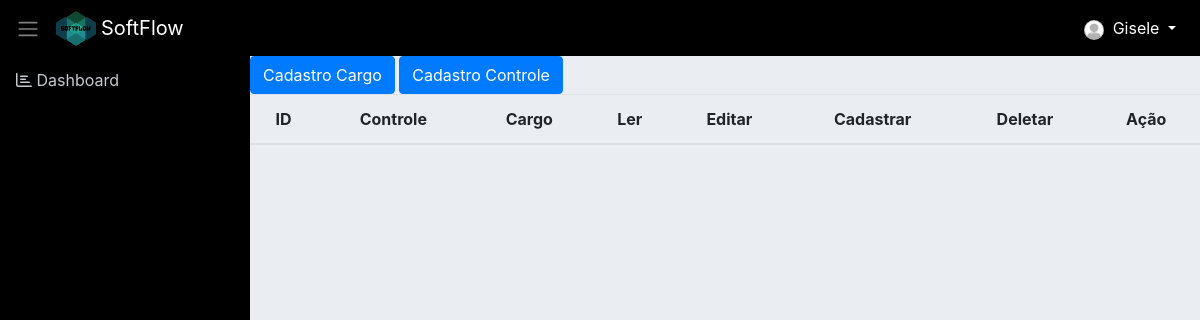
The page /permissoes.php (signed in) on the database as committed earlier.
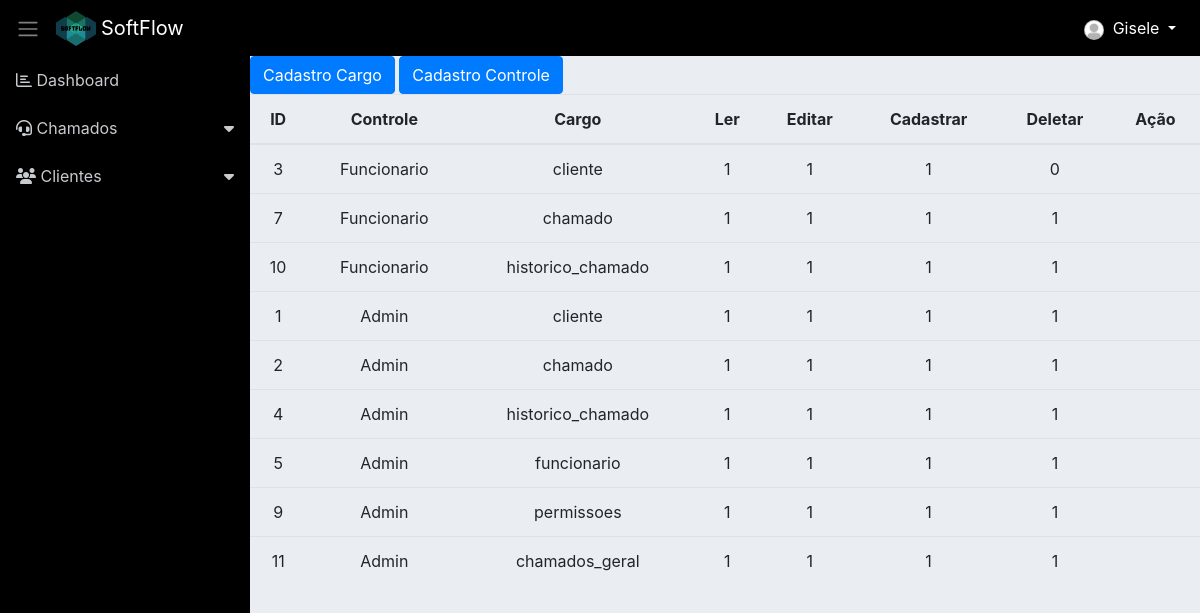
The same page on the database as committed later.
### tables this page shows
CREATE TABLE `permissoes` (
  `id` int(11) NOT NULL,
  `id_controle` int(11) NOT NULL,
  `id_cargo` int(11) NOT NULL,
  `ler` int(11) NOT NULL,
  `editar` int(11) NOT NULL,
  `cadastrar` int(11) NOT NULL,
  `deletar` int(11) NOT NULL
);

CREATE TABLE `cargos` (
  `id` int(11) NOT NULL,
  `nome` varchar(50) NOT NULL
);

CREATE TABLE `controles` (
  `id` int(11) NOT NULL,
  `nome` varchar(50) NOT NULL
);

### classes/Model.php (called while the page is built, shortened)
<?php
require_once 'Conn.php';
class Model
{
    public function __construct()
    {
        $conn = new Conn();
        $this->db = $conn->getConn();
    }
}

### classes/Conn.php (called while the page is built)
<?php
class Conn {
    public static $Host = "localhost";
    public static $User = "root";
    public static $Pass = "";
    public static $Dbname = "sistema_informatica_pi";
    private static $Connect = null;
    private static function Conectar() {
        try {
            if(self::$Connect == null):
                self::$Connect = new PDO('mysql:host=' . self::$Host .';dbname='.self::$Dbname, self::$User, self::$Pass);
            endif;
        } catch (Exception $ex) {
            echo 'Mensagem: ' . $ex->getMessage();
            die;
        }
        return self::$Connect;
    }
    public function getConn() {
        return self::Conectar();
    }
}

### classes/PermissaoDAO.php (called while the page is built, shortened)
<?php
require_once 'Model.php';
class PermissaoDAO extends Model
{
    public function __construct()
    {
        $this->tabela = 'permissoes';
        $this->class = 'Permissao';
    }
    public function listarPermissao()
    {
        $sql = "SELECT p.*, c.nome AS nome_cargo, co.nome AS nome_controle FROM {$this->tabela} p
        LEFT JOIN cargos c ON c.id = p.id_cargo
        LEFT JOIN controles co ON co.id = p.id_controle
        ORDER BY p.id_cargo DESC
        ";
        $stmt = $this->db->prepare($sql);
        $stmt->setFetchMode(PDO::FETCH_CLASS, $this->class);
        $stmt->execute();
        return $stmt->fetchAll();
    }
}

### classes/Permissao.php (called while the page is built, shortened)
<?php
class Permissao
{
    private $id;
    private $ler;
    private $editar;
    private $cadastrar;
    private $deletar;
    public function getId()
    {
        return $this->id;
    }
    public function getLer()
    {
        return $this->ler;
    }
    public function getEditar()
    {
        return $this->editar;
    }
    public function getCadastrar()
    {
        return $this->cadastrar;
    }
    public function getDeletar()
    {
        return $this->deletar;
    }
}

### permissoes.php (the view, shortened to what this page needs)
<?php include 'layout/header.php'; ?>
<?php include './layout/menu.php'; ?>
<?php
require 'classes/Permissao.php';
require 'classes/PermissaoDAO.php';
$permissaoDAO = new PermissaoDAO();
$Permissoes = $permissaoDAO->listarPermissao();
?>
<div style="width: 100%;">
	<a href="form_cargos.php" class="btn btn-primary">Cadastro Cargo</a>
	<a href="form_controle.php" class="btn btn-primary">Cadastro Controle</a>
	<table class="table text-center">
		<thead>
			<tr>
				<th>ID</th>
				<th>Controle</th>
				<th>Cargo</th>
				<th>Ler</th>
				<th>Editar</th>
				<th>Cadastrar</th>
				<th>Deletar</th>
				<th>Ação</th>
			</tr>
		</thead>
		<tbody>
			<?php foreach ($Permissoes as $permissao) { ?>
				<tr>
					<td><?= $permissao->getId() ?></td>
					<td><?= $permissao->nome_cargo; ?></td>
					<td><?= $permissao->nome_controle; ?></td>
					<td><?= $permissao->getLer() ?></td>
					<td><?= $permissao->getEditar() ?></td>
					<td><?= $permissao->getCadastrar() ?></td>
					<td><?= $permissao->getDeletar() ?></td>
					<td>
					</td>
				</tr>
			<?php } ?>
		</tbody>
	</table>
</div>
<?php include 'layout/footer.php'; ?>

### layout/header.php (shortened to what this page needs)
<!DOCTYPE html>
<html>
<head>
	<link rel="stylesheet" href="assets/css/bootstrap.min.css">
	<link rel="stylesheet" href="assets/css/fontawesome.min.css">
	<link rel="stylesheet" href="assets/css/dashboard.css">
</head>
<body>
	<nav class="navbar navbar-expand navbar-dark" id="navbar">
		<a class="sidebar-toggle text-light mr-3">
			<span class="navbar-toggler-icon"></span>
		</a>
		<img src="assets/img/logo.png" style="height: 35px; width: 40px;" >
		<a class="navbar-brand" href="adm.php" style="margin-left: 5px;">SoftFlow</a>
		<div class="collapse navbar-collapse">
			<ul class="navbar-nav ml-auto">
				<li class="nav-item dropdown">
					<a class="nav-link dropdown-toggle menu-header" href="#" id="navbarDropdownMenuLink" data-toggle="dropdown">
						<img class="rounded-circle" src="assets/img/usuario.png" width="20" height="20"> &nbsp;<span class="d-none d-sm-inline"><?= $_SESSION['nome']?></span>
					</a>
				</li>
			</ul>
		</div>
	</nav>
	<div class="d-flex">

### layout/menu.php (shortened to what this page needs)
<?php
  $permissaoClienteMenu = retornaControle('cliente');
  $permissaoChamadoMenu = retornaControle('chamado');
?>
<nav class="sidebar">
    <ul class="list-unstyled">
        <li><a href="adm.php"><i class="far fa-chart-bar"></i></i> Dashboard</a></li>
        <?php if(!empty($permissaoChamadoMenu)): ?>
        <li>
            <a href="#submenu4" data-toggle="collapse">
                <i class="fas fa-headset"></i> Chamados</a>
        </li>
        <?php endif; ?>
        <?php if(!empty($permissaoClienteMenu)): ?>
        <li>
            <a href="#submenu3" data-toggle="collapse">
            <i class="fas fa-users fa"></i> Clientes</a>
        </li>
        <?php endif; ?>
    </ul>
</nav>

### layout/footer.php (shortened to what this page needs)
</div>
</body>
</html>

### assets/css/dashboard.css (style rules this page uses)
body { background-color: #eaeef3; }
.menu-header { color: #FFF !important; }
.sidebar { background-color: #000000; min-width: 250px; max-width: 250px; min-height: calc(100vh - 56px); transition: all 0.3s; }
.sidebar ul li a { display: block; padding: 0.75rem 1rem; color: #c7cace; text-decoration: none; }
.sidebar [data-toggle="collapse"] { position: relative; }
.sidebar [data-toggle="collapse"]:before { content: "\f0d7"; font-family: "Font Awesome 5 Free"; font-weight: 900; position: absolute; right: 1rem; }
#navbar { background-color: #000000; }

Rows that differ between the two databases and show on the page:
added permissoes: id "3", id_cargo.nome "Funcionario", id_controle.nome "cliente", ler "1", editar "1", cadastrar "1", deletar "0"
added permissoes: id "7", id_cargo.nome "Funcionario", id_controle.nome "chamado", ler "1", editar "1", cadastrar "1", deletar "1"
added permissoes: id "10", id_cargo.nome "Funcionario", id_controle.nome "historico_chamado", ler "1", editar "1", cadastrar "1", deletar "1"
added permissoes: id "1", id_cargo.nome "Admin", id_controle.nome "cliente", ler "1", editar "1", cadastrar "1", deletar "1"
added permissoes: id "2", id_cargo.nome "Admin", id_controle.nome "chamado", ler "1", editar "1", cadastrar "1", deletar "1"
added permissoes: id "4", id_cargo.nome "Admin", id_controle.nome "historico_chamado", ler "1", editar "1", cadastrar "1", deletar "1"
added permissoes: id "5", id_cargo.nome "Admin", id_controle.nome "funcionario", ler "1", editar "1", cadastrar "1", deletar "1"
added permissoes: id "9", id_cargo.nome "Admin", id_controle.nome "permissoes", ler "1", editar "1", cadastrar "1", deletar "1"
added permissoes: id "11", id_cargo.nome "Admin", id_controle.nome "chamados_geral", ler "1", editar "1", cadastrar "1", deletar "1"
Other text that changed with them:
text now shown: "Chamados Clientes"
